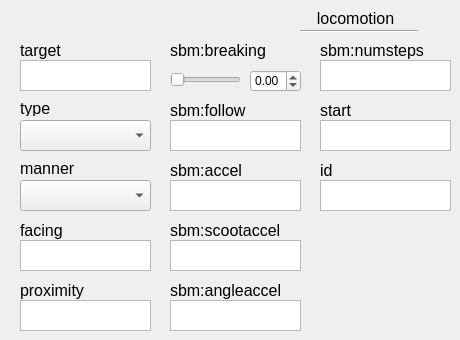
    <widget class="QWidget" name="locomotionTab">
     <attribute name="title">
      <string>locomotion</string>
     </attribute>
     <widget class="QPlainTextEdit" name="locomotionFacingBox">
      <property name="geometry">
       <rect>
        <x>20</x>
        <y>240</y>
        <width>131</width>
        <height>31</height>
       </rect>
      </property>
      <property name="accessibleName">
       <string>facing</string>
      </property>
     </widget>
     <widget class="QLabel" name="readyLabel_2">
      <property name="geometry">
       <rect>
        <x>20</x>
        <y>160</y>
        <width>71</width>
        <height>16</height>
       </rect>
      </property>
      <property name="font">
       <font>
        <pointsize>12</pointsize>
       </font>
      </property>
      <property name="text">
       <string>manner</string>
      </property>
      <property name="alignment">
       <set>Qt::AlignLeading|Qt::AlignLeft|Qt::AlignVCenter</set>
      </property>
     </widget>
     <widget class="QPlainTextEdit" name="locomotionTargetBox">
      <property name="geometry">
       <rect>
        <x>20</x>
        <y>60</y>
        <width>131</width>
        <height>31</height>
       </rect>
      </property>
      <property name="accessibleName">
       <string>target</string>
      </property>
     </widget>
     <widget class="QLabel" name="idLabel_3">
      <property name="geometry">
       <rect>
        <x>20</x>
        <y>220</y>
        <width>51</width>
        <height>21</height>
       </rect>
      </property>
      <property name="font">
       <font>
        <pointsize>12</pointsize>
       </font>
      </property>
      <property name="text">
       <string>facing</string>
      </property>
      <property name="alignment">
       <set>Qt::AlignLeading|Qt::AlignLeft|Qt::AlignVCenter</set>
      </property>
     </widget>
     <widget class="QPlainTextEdit" name="locomotionFollowBox">
      <property name="geometry">
       <rect>
        <x>170</x>
        <y>120</y>
        <width>131</width>
        <height>31</height>
       </rect>
      </property>
      <property name="accessibleName">
       <string>sbm:follow</string>
      </property>
     </widget>
     <widget class="QLabel" name="startLabel_2">
      <property name="geometry">
       <rect>
        <x>20</x>
        <y>100</y>
        <width>41</width>
        <height>16</height>
       </rect>
      </property>
      <property name="font">
       <font>
        <pointsize>12</pointsize>
       </font>
      </property>
      <property name="text">
       <string>type</string>
      </property>
      <property name="alignment">
       <set>Qt::AlignLeading|Qt::AlignLeft|Qt::AlignVCenter</set>
      </property>
     </widget>
     <widget class="QLabel" name="postureLabel_2">
      <property name="geometry">
       <rect>
        <x>20</x>
        <y>40</y>
        <width>61</width>
        <height>20</height>
       </rect>
      </property>
      <property name="font">
       <font>
        <pointsize>12</pointsize>
       </font>
      </property>
      <property name="text">
       <string>target</string>
      </property>
      <property name="alignment">
       <set>Qt::AlignLeading|Qt::AlignLeft|Qt::AlignVCenter</set>
      </property>
     </widget>
     <widget class="QPlainTextEdit" name="locomotionAccelBox">
      <property name="geometry">
       <rect>
        <x>170</x>
        <y>180</y>
        <width>131</width>
        <height>31</height>
       </rect>
      </property>
      <property name="accessibleName">
       <string>sbm:accel</string>
      </property>
     </widget>
     <widget class="Line" name="line_2">
      <property name="geometry">
       <rect>
        <x>300</x>
        <y>30</y>
        <width>118</width>
        <height>3</height>
       </rect>
      </property>
      <property name="orientation">
       <enum>Qt::Horizontal</enum>
      </property>
     </widget>
     <widget class="QLabel" name="idLabel_4">
      <property name="geometry">
       <rect>
        <x>310</x>
        <y>10</y>
        <width>91</width>
        <height>16</height>
       </rect>
      </property>
      <property name="font">
       <font>
        <pointsize>12</pointsize>
       </font>
      </property>
      <property name="text">
       <string>locomotion</string>
      </property>
      <property name="alignment">
       <set>Qt::AlignCenter</set>
      </property>
     </widget>
     <widget class="QLabel" name="idLabel_5">
      <property name="geometry">
       <rect>
        <x>20</x>
        <y>280</y>
        <width>71</width>
        <height>21</height>
       </rect>
      </property>
      <property name="font">
       <font>
        <pointsize>12</pointsize>
       </font>
      </property>
      <property name="text">
       <string>proximity</string>
      </property>
      <property name="alignment">
       <set>Qt::AlignLeading|Qt::AlignLeft|Qt::AlignVCenter</set>
      </property>
     </widget>
     <widget class="QLabel" name="idLabel_6">
      <property name="geometry">
       <rect>
        <x>170</x>
        <y>100</y>
        <width>81</width>
        <height>21</height>
       </rect>
      </property>
      <property name="font">
       <font>
        <pointsize>12</pointsize>
       </font>
      </property>
      <property name="text">
       <string>sbm:follow</string>
      </property>
      <property name="alignment">
       <set>Qt::AlignLeading|Qt::AlignLeft|Qt::AlignVCenter</set>
      </property>
     </widget>
     <widget class="QLabel" name="idLabel_7">
      <property name="geometry">
       <rect>
        <x>170</x>
        <y>160</y>
        <width>81</width>
        <height>21</height>
       </rect>
      </property>
      <property name="font">
       <font>
        <pointsize>12</pointsize>
       </font>
      </property>
      <property name="text">
       <string>sbm:accel</string>
      </property>
      <property name="alignment">
       <set>Qt::AlignLeading|Qt::AlignLeft|Qt::AlignVCenter</set>
      </property>
     </widget>
     <widget class="QLabel" name="idLabel_8">
      <property name="geometry">
       <rect>
        <x>170</x>
        <y>220</y>
        <width>121</width>
        <height>21</height>
       </rect>
      </property>
      <property name="font">
       <font>
        <pointsize>12</pointsize>
       </font>
      </property>
      <property name="text">
       <string>sbm:scootaccel</string>
      </property>
      <property name="alignment">
       <set>Qt::AlignLeading|Qt::AlignLeft|Qt::AlignVCenter</set>
      </property>
     </widget>
     <widget class="QLabel" name="idLabel_9">
      <property name="geometry">
       <rect>
        <x>170</x>
        <y>280</y>
        <width>121</width>
        <height>21</height>
       </rect>
      </property>
      <property name="font">
       <font>
        <pointsize>12</pointsize>
       </font>
      </property>
      <property name="text">
       <string>sbm:angleaccel</string>
      </property>
      <property name="alignment">
       <set>Qt::AlignLeading|Qt::AlignLeft|Qt::AlignVCenter</set>
      </property>
     </widget>
     <widget class="QLabel" name="idLabel_10">
      <property name="geometry">
       <rect>
        <x>320</x>
        <y>40</y>
        <width>121</width>
        <height>21</height>
       </rect>
      </property>
      <property name="font">
       <font>
        <pointsize>12</pointsize>
       </font>
      </property>
      <property name="text">
       <string>sbm:numsteps</string>
      </property>
      <property name="alignment">
       <set>Qt::AlignLeading|Qt::AlignLeft|Qt::AlignVCenter</set>
      </property>
     </widget>
     <widget class="QLabel" name="idLabel_11">
      <property name="geometry">
       <rect>
        <x>320</x>
        <y>100</y>
        <width>121</width>
        <height>21</height>
       </rect>
      </property>
      <property name="font">
       <font>
        <pointsize>12</pointsize>
       </font>
      </property>
      <property name="text">
       <string>start</string>
      </property>
      <property name="alignment">
       <set>Qt::AlignLeading|Qt::AlignLeft|Qt::AlignVCenter</set>
      </property>
     </widget>
     <widget class="QLabel" name="idLabel_12">
      <property name="geometry">
       <rect>
        <x>320</x>
        <y>160</y>
        <width>121</width>
        <height>21</height>
       </rect>
      </property>
      <property name="font">
       <font>
        <pointsize>12</pointsize>
       </font>
      </property>
      <property name="text">
       <string>id</string>
      </property>
      <property name="alignment">
       <set>Qt::AlignLeading|Qt::AlignLeft|Qt::AlignVCenter</set>
      </property>
     </widget>
     <widget class="QComboBox" name="locomotionTypeBox">
      <property name="geometry">
       <rect>
        <x>20</x>
        <y>120</y>
        <width>131</width>
        <height>31</height>
       </rect>
      </property>
      <property name="accessibleName">
       <string>type</string>
      </property>
     </widget>
     <widget class="QComboBox" name="locomotionMannerBox">
      <property name="geometry">
       <rect>
        <x>20</x>
        <y>180</y>
        <width>131</width>
        <height>31</height>
       </rect>
      </property>
      <property name="accessibleName">
       <string>manner</string>
      </property>
     </widget>
     <widget class="QLabel" name="idLabel_13">
      <property name="geometry">
       <rect>
        <x>170</x>
        <y>40</y>
        <width>101</width>
        <height>21</height>
       </rect>
      </property>
      <property name="font">
       <font>
        <pointsize>12</pointsize>
       </font>
      </property>
      <property name="text">
       <string>sbm:breaking</string>
      </property>
      <property name="alignment">
       <set>Qt::AlignLeading|Qt::AlignLeft|Qt::AlignVCenter</set>
      </property>
     </widget>
     <widget class="QPlainTextEdit" name="locomotionProximityBox">
      <property name="geometry">
       <rect>
        <x>20</x>
        <y>300</y>
        <width>131</width>
        <height>31</height>
       </rect>
      </property>
      <property name="accessibleName">
       <string>proximity</string>
      </property>
     </widget>
     <widget class="QPlainTextEdit" name="locomotionScootAccelBox">
      <property name="geometry">
       <rect>
        <x>170</x>
        <y>240</y>
        <width>131</width>
        <height>31</height>
       </rect>
      </property>
      <property name="accessibleName">
       <string>sbm:scootaccel</string>
      </property>
     </widget>
     <widget class="QPlainTextEdit" name="locomotionAngleAccelBox">
      <property name="geometry">
       <rect>
        <x>170</x>
        <y>300</y>
        <width>131</width>
        <height>31</height>
       </rect>
      </property>
      <property name="accessibleName">
       <string>sbm:angleaccel</string>
      </property>
     </widget>
     <widget class="QPlainTextEdit" name="locomotionNumStepsBox">
      <property name="geometry">
       <rect>
        <x>320</x>
        <y>60</y>
        <width>131</width>
        <height>31</height>
       </rect>
      </property>
      <property name="accessibleName">
       <string>sbm:numsteps</string>
      </property>
     </widget>
     <widget class="QPlainTextEdit" name="locomotionStartBox">
      <property name="geometry">
       <rect>
        <x>320</x>
        <y>120</y>
        <width>131</width>
        <height>31</height>
       </rect>
      </property>
      <property name="accessibleName">
       <string>start</string>
      </property>
     </widget>
     <widget class="QPlainTextEdit" name="locomotionIdBox">
      <property name="geometry">
       <rect>
        <x>320</x>
        <y>180</y>
        <width>131</width>
        <height>31</height>
       </rect>
      </property>
      <property name="accessibleName">
       <string>id</string>
      </property>
     </widget>
     <widget class="QSlider" name="locomotionSbmBreakingSlider">
      <property name="geometry">
       <rect>
        <x>170</x>
        <y>70</y>
        <width>71</width>
        <height>19</height>
       </rect>
      </property>
      <property name="accessibleName">
       <string>sbm:breaking</string>
      </property>
      <property name="minimum">
       <number>0</number>
      </property>
      <property name="value">
       <number>0</number>
      </property>
      <property name="orientation">
       <enum>Qt::Horizontal</enum>
      </property>
     </widget>
     <widget class="QDoubleSpinBox" name="locomotionSbmBreakingBox">
      <property name="geometry">
       <rect>
        <x>250</x>
        <y>70</y>
        <width>51</width>
        <height>22</height>
       </rect>
      </property>
      <property name="accessibleName">
       <string>sbm:breaking</string>
      </property>
      <property name="minimum">
       <double>-99.000000000000000</double>
      </property>
     </widget>
    </widget>
